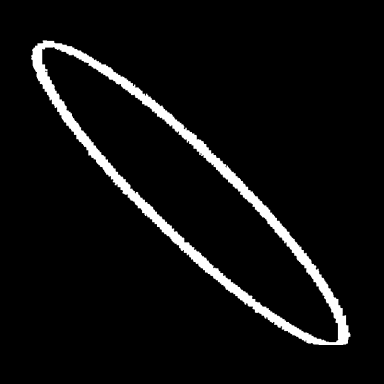
#> input picture lock_board/tests/fixtures/continuation/frame_0001_384.png, 384 x 384 px
$ python fit_single_sine.py ../../lock_board/tests/fixtures/continuation/frame_0001_384.png --output out.png
#> lines starting #> are read from the running program, lines starting #| are printed output that depends on the picture; after the words box and inside, x2 and y2 are one past the last pixel; in counts of white or black regions, pixels touching at a corner belong together
### experiments/visual_measurement/generate_overlap.py
"""Fit an illustrative union of phase-shifted sine sweeps; no hardware access.

Phase step is fitted independently of visible cycle count because the full ramp
height/time mapping is not supplied. This is an image model, not a frequency
measurement or a calibrated acquisition simulator.
"""
from pathlib import Path
import argparse
import json
import cv2
import numpy as np


def render(shape, bounds, params, samples=700):
    cycles, phase, step, count, thickness = params
    left, top, right, bottom = bounds
    t = np.linspace(0, 1, samples)
    center = (left+right)/2
    radius = max(1, (right-left-thickness)/2)
    result = np.zeros(shape, np.uint8)
    for k in range(int(round(count))):
        x = center + radius*np.sin(2*np.pi*cycles*t+phase+k*step)
        y = top+(bottom-top)*t
        points = np.rint(np.column_stack((x,y))).astype(np.int32)
        layer = np.zeros(shape, np.uint8)
        cv2.polylines(layer,[points],False,255,max(1,int(round(thickness))),cv2.LINE_AA)
        np.maximum(result,layer,out=result)
    return result


# [71 lines left out: functions fit, main, not called in this run]


# [1 lines that do not run on import are left out]

### experiments/visual_measurement/fit_single_sine.py
"""Single-sweep raster fit with bounded width; offline, no hardware access."""
import argparse
import json
from pathlib import Path
import cv2
import numpy as np
from generate_overlap import render


def main():
    ap=argparse.ArgumentParser()
    ap.add_argument('image',type=Path)
    ap.add_argument('--output',type=Path,required=True)
    args=ap.parse_args()
    source=cv2.imread(str(args.image),0)
#> source is the input picture: shape (384, 384); min 0, max 255, mean 13.8
    if source is None: raise ValueError('Input image missing')
    obs=source>=100
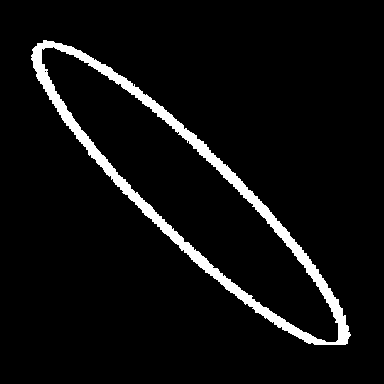
#> obs: shape (384, 384) bool; 5.6% white; 1 white region, box (x1, y1, x2, y2) and area: (31, 40, 351, 345) 8186
    yy,xx=np.where(obs)
#> yy = 8186 values from 40 to 344; xx = 8186 values, max 350 at index 7858, min 31 at index 391, mean 189.4
    bounds=np.array([xx.min(),yy.min(),xx.max(),yy.max()],float)
#> bounds = [31, 40, 350, 344]
    # Work at original resolution so thin crossings and gaps remain available.
    rng=np.random.default_rng(937)
    roi=np.zeros_like(obs);roi[int(bounds[1]):int(bounds[3])+1,int(bounds[0]):int(bounds[2])+1]=True
    area=roi.sum()
    best_score=-1.;best=None;leaders=[]
    def score(p):
        prediction=render(source.shape,bounds,p,1800)>=100
        tp=np.count_nonzero(obs&prediction)
        fp=np.count_nonzero(~obs&prediction)
        fn=np.count_nonzero(obs&~prediction)
        # Dice penalizes missed foreground; specificity exposes lines in gaps.
        dice=2*tp/max(2*tp+fp+fn,1)
        specificity=1-fp/max(np.count_nonzero(roi&~obs),1)
        return .7*dice+.3*specificity
    # Keep independent starts, not one local basin; explicit harmonic search.
    for cycles in np.arange(.5,35.001,.125):
        for phase in np.arange(0,2*np.pi,2*np.pi/16):
            p=np.array([cycles,phase,0,1,2.])
            value=score(p)
            leaders.append((value,p))
#> this loop made 277 passes
#> pass 1, in score (call 4), `prediction=render(source.shape,bounds,p,1800)>=100`:
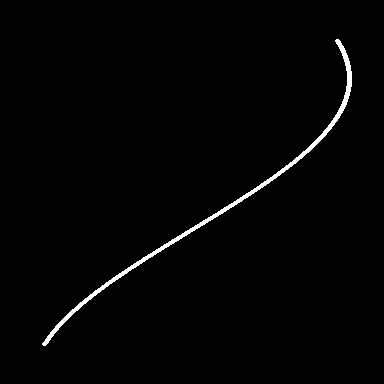
#> prediction: shape (384, 384) bool; 1.3% white; 1 white region, box (x1, y1, x2, y2) and area: (42, 39, 352, 346) 1942
    leaders=sorted(leaders,key=lambda z:z[0],reverse=True)
    starts=[]
    for value,p in leaders:
        if all(abs(p[0]-q[0])>.2 for _,q in starts): starts.append((value,p))
        if len(starts)==12:break
#> this loop made 41 passes
#> (value, p) on passes 1 to 12: (0.381, [0.5, 4.71, 0, 1, 2]), (0.362, [0.625, 4.32, 0, 1, 2]), (0.351, [0.75, 4.32, 0, 1, 2]), (0.351, [2.75, 3.93, 0, 1, 2]), (0.351, [0.625, 3.93, 0, 1, 2]), (0.349, [1.75, 3.93, 0, 1, 2]), (0.349, [3.75, 3.93, 0, 1, 2]), (0.347, [4.88, 3.14, 0, 1, 2]), (0.347, [2.88, 3.14, 0, 1, 2]), (0.346, [2.88, 3.53, 0, 1, 2]), (0.346, [2.75, 3.53, 0, 1, 2]), (0.346, [3.88, 3.53, 0, 1, 2])
    fitted=[]
    for value,p in starts:
        for spread in ((.15,.3,0,0,0),(.05,.1,0,0,0),(.015,.04,0,0,0)):
            for i in range(100):
                trial=p+rng.normal(size=5)*spread
                trial[0]=np.clip(trial[0],.5,35)
                trial[1]%=2*np.pi
                result=score(trial)
                if result>value:value,p=result,trial
        # Thickness held to a small physically explicit range, not a free fill.
        for width in (1.,2.,3.):
            trial=p.copy();trial[4]=width
            result=score(trial)
            fitted.append((result,trial.copy()))
#> this loop made 12 passes
#> pass 1, in score (call 4436), `prediction=render(source.shape,bounds,p,1800)>=100`:
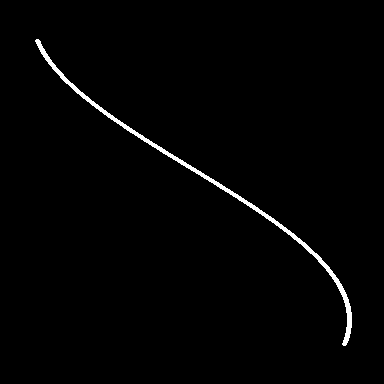
#> prediction: shape (384, 384) bool; 1.3% white; 1 white region, box (x1, y1, x2, y2) and area: (35, 39, 352, 346) 1937
    fitted.sort(key=lambda z:z[0],reverse=True)
    best_score,best=fitted[0]
    generated=render(source.shape,bounds,best,6000)
    pred=generated>=100
#> pred: shape (384, 384) bool; 1.8% white; 1 white region, box (x1, y1, x2, y2) and area: (31, 38, 352, 347) 2690
    tp=int(np.count_nonzero(obs&pred));fp=int(np.count_nonzero(~obs&pred));fn=int(np.count_nonzero(obs&~pred))
    overlay=np.zeros((*source.shape,3),np.uint8)
    overlay[obs&pred]=(220,220,220);overlay[pred&~obs]=(0,220,0);overlay[obs&~pred]=(0,0,220)
    args.output.mkdir(parents=True,exist_ok=True)
    cv2.imwrite(str(args.output/'generated.png'),generated)
    cv2.imwrite(str(args.output/'difference.png'),overlay)
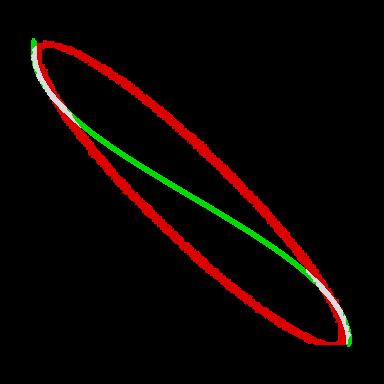
#> saved as difference.png: shape (384, 384, 3); mean B, G, R 1.3, 4, 12.2
    panels=[]
    for label,im in [('Observed',source),('Single sine',generated),('Difference',overlay)]:
        if im.ndim==2:im=cv2.cvtColor(im,cv2.COLOR_GRAY2BGR)
        panel=cv2.copyMakeBorder(im,30,0,0,0,cv2.BORDER_CONSTANT)
        cv2.putText(panel,label,(10,21),cv2.FONT_HERSHEY_SIMPLEX,.55,(255,255,255),1)
        panels.append(panel)
#> this loop made 3 passes
#> label on passes 1 to 3: 'Observed', 'Single sine', 'Difference'
#> pass 1, in main, `panel=cv2.copyMakeBorder(im,30,0,0,0,cv2.BORDER_CONSTANT)`:
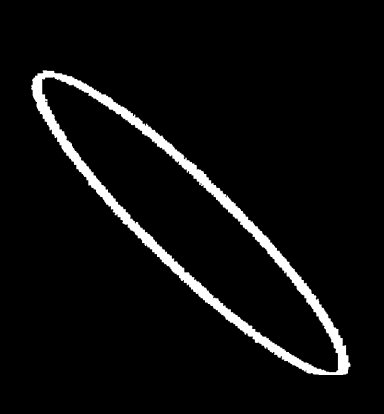
#> panel: shape (414, 384, 3); min 0, max 255, mean 12.8
#> after the loop:
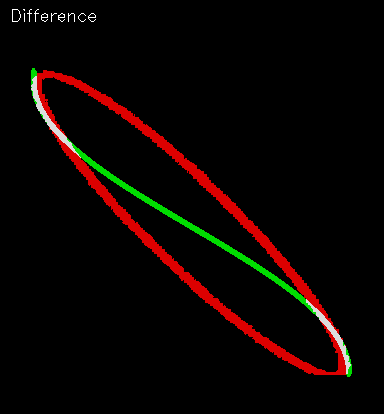
#> panel: shape (414, 384, 3); mean of channels 0, 1, 2 1.5, 4.1, 11.7; drawn as B, G, R
    cv2.imwrite(str(args.output/'comparison.jpg'),np.hstack(panels))
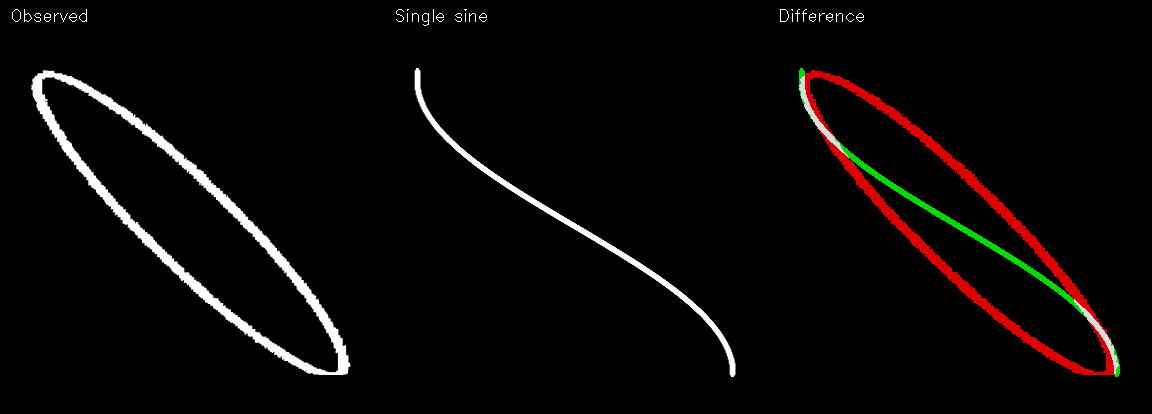
#> saved as comparison.jpg: shape (414, 1152, 3); mean B, G, R 6.4, 7.2, 9.8
    report={'hypothesis':'one sine sweep, no exposure union','source':str(args.image.resolve()),
            'visible_cycles':float(best[0]),'phase_rad':float(best[1]),'width_px':float(best[4]),
            'bounds_px':bounds.tolist(),'iou':tp/max(tp+fp+fn,1),
            'observed_foreground_explained':tp/max(tp+fn,1),
            'predicted_foreground_precision':tp/max(tp+fp,1),
            'empty_region_preserved':1-fp/max(np.count_nonzero(roi&~obs),1),
            'measurement_valid':False,
            'candidate_minima':[{'score':float(v),'cycles':float(p[0]),'phase_rad':float(p[1]),'width_px':float(p[4])}for v,p in fitted[:12]],
            'notes':['Image-space fit; cycles do not imply Hz without calibrated ramp mapping.',
                     'Global fixed sine, amplitude and center are bounded by observed extent.',
                     'Uniform line widths 1..3 px only; no added sweeps or filled envelope.',
                     'Search raster and final high-sample rendering differ slightly; metrics use final render.']}
    (args.output/'result.json').write_text(json.dumps(report,indent=2))
    print(json.dumps({k:v for k,v in report.items() if k not in ('candidate_minima','notes')},indent=2))
#> (printed output is left out)


if __name__=='__main__':main()
